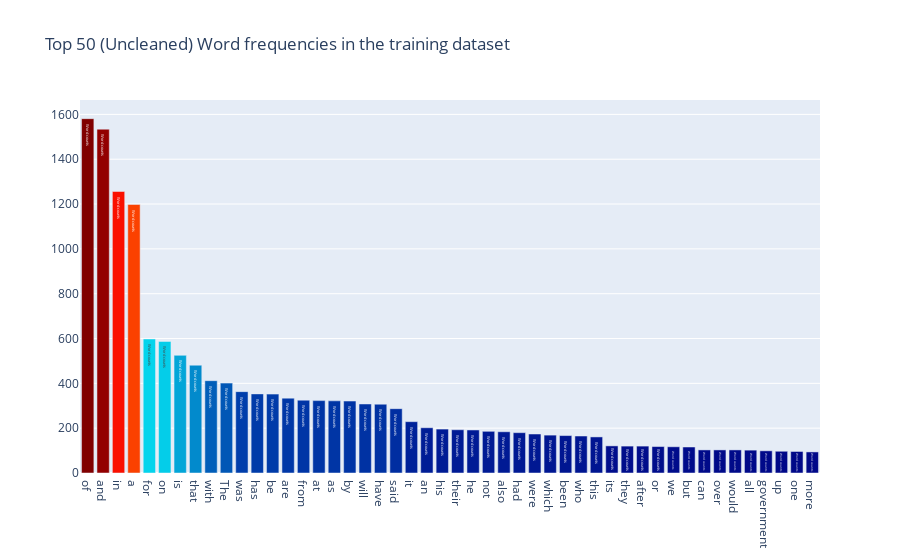

Notebook source saved alongside this figure:
### Code cell
all_words = s['article'].str.split(expand=True).unstack().value_counts()
data = [go.Bar(
            x = all_words.index.values[2:50],
            y = all_words.values[2:50],
            marker= dict(colorscale='Jet',
                         color = all_words.values[2:100]
                        ),
            text='Word counts'
    )]

layout = go.Layout(
    title='Top 50 (Uncleaned) Word frequencies in the training dataset'
)

fig = go.Figure(data=data, layout=layout)

py.iplot(fig, filename='basic-bar')

### Figure 1 — Plotly figure (JSON) as saved in the notebook; plotly's stock layout.template omitted (floating-point values rounded to 4 significant figures)
{"data": [{"marker": {"color": [1581, 1534, 1256, 1198, 598, 587, 525, 481, 412, 401, 363, 353, 352, 334, 325, 323, 322, 321, 308, 307, 287, 229, 202, 196, 193, 192, 186, 184, 180, 174, 169, 167, 165, 161, 121, 120, 120, 118, 117, 116, 103, 103, 103, 102, 99, 97, 96, 94, 94, 94, 87, 87, 87, 86, 84, 83, 79, 79, 78, 78, 77, 77, 76, 76, 75, 75, 70, 69, 69, 69, 69, 69, 67, 66, 66, 65, 64, 63, 63, 62, 62, 61, 60, 60, 59, 59, 58, 58, 58, 58, 57, 57, 57, 56, 55, 55, 54, 54], "colorscale": [[0, "rgb(0,0,131)"], [0.2, "rgb(0,60,170)"], [0.4, "rgb(5,255,255)"], [0.6, "rgb(255,255,0)"], [0.8, "rgb(250,0,0)"], [1, "rgb(128,0,0)"]]}, "text": "Word counts", "type": "bar", "x": ["of", "and", "in", "a", "for", "on", "is", "that", "with", "The", "was", "has", "be", "are", "from", "at", "as", "by", "will", "have", "said", "it", "an", "his", "their", "he", "not", "also", "had", "were", "which", "been", "who", "this", "its", "they", "after", "or", "we", "but", "can", "over", "would", "all", "government", "up", "one", "more"], "y": [1581, 1534, 1256, 1198, 598, 587, 525, 481, 412, 401, 363, 353, 352, 334, 325, 323, 322, 321, 308, 307, 287, 229, 202, 196, 193, 192, 186, 184, 180, 174, 169, 167, 165, 161, 121, 120, 120, 118, 117, 116, 103, 103, 103, 102, 99, 97, 96, 94]}], "layout": {"title": {"text": "Top 50 (Uncleaned) Word frequencies in the training dataset"}}}
